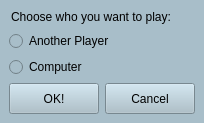
<?xml version="1.0" encoding="UTF-8"?>
<ui version="4.0">
 <class>MainWindow</class>
 <widget class="QMainWindow" name="MainWindow">
  <property name="geometry">
   <rect>
    <x>0</x>
    <y>0</y>
    <width>204</width>
    <height>123</height>
   </rect>
  </property>
  <property name="windowTitle">
   <string>New Game</string>
  </property>
  <property name="styleSheet">
   <string notr="true">background-color: rgb(168,190,201);</string>
  </property>
  <widget class="QWidget" name="centralwidget">
   <layout class="QGridLayout" name="gridLayout">
    <item row="0" column="0">
     <widget class="QLineEdit" name="lineEdit">
      <property name="styleSheet">
       <string notr="true">background-color: rgb(168,190,201);
border-radius: 10px;
font: 700 9pt &quot;Segoe UI&quot;;</string>
      </property>
      <property name="text">
       <string>Choose who you want to play:</string>
      </property>
     </widget>
    </item>
    <item row="1" column="0">
     <widget class="QRadioButton" name="r_btn_1">
      <property name="text">
       <string>Another Player</string>
      </property>
     </widget>
    </item>
    <item row="2" column="0">
     <widget class="QRadioButton" name="r_btn_2">
      <property name="text">
       <string>Computer</string>
      </property>
     </widget>
    </item>
    <item row="3" column="0">
     <layout class="QHBoxLayout" name="horizontalLayout">
      <item>
       <widget class="QPushButton" name="btn_ok">
        <property name="sizePolicy">
         <sizepolicy hsizetype="Expanding" vsizetype="Minimum">
          <horstretch>0</horstretch>
          <verstretch>0</verstretch>
         </sizepolicy>
        </property>
        <property name="styleSheet">
         <string notr="true"/>
        </property>
        <property name="text">
         <string>OK!</string>
        </property>
       </widget>
      </item>
      <item>
       <widget class="QPushButton" name="btn_cancel">
        <property name="sizePolicy">
         <sizepolicy hsizetype="Expanding" vsizetype="Expanding">
          <horstretch>0</horstretch>
          <verstretch>0</verstretch>
         </sizepolicy>
        </property>
        <property name="text">
         <string>Cancel</string>
        </property>
       </widget>
      </item>
     </layout>
    </item>
   </layout>
  </widget>
 </widget>
 <resources/>
 <connections/>
</ui>
